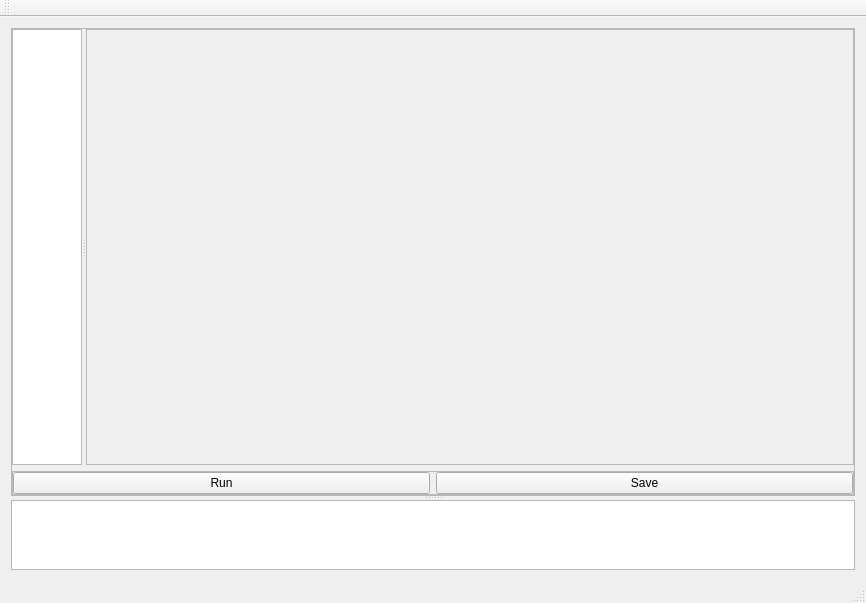
<?xml version="1.0" encoding="UTF-8"?>
<ui version="4.0">
 <class>MainWindow</class>
 <widget class="QMainWindow" name="MainWindow">
  <property name="geometry">
   <rect>
    <x>0</x>
    <y>0</y>
    <width>866</width>
    <height>603</height>
   </rect>
  </property>
  <property name="windowTitle">
   <string>FeCAD</string>
  </property>
  <widget class="QWidget" name="centralWidget">
   <layout class="QVBoxLayout" name="verticalLayout_2">
    <item>
     <layout class="QVBoxLayout" name="verticalLayout" stretch="0">
      <property name="sizeConstraint">
       <enum>QLayout::SizeConstraint::SetMinimumSize</enum>
      </property>
      <item>
       <widget class="QSplitter" name="splitter_2">
        <property name="orientation">
         <enum>Qt::Orientation::Vertical</enum>
        </property>
        <widget class="QFrame" name="frame">
         <property name="sizePolicy">
          <sizepolicy hsizetype="Expanding" vsizetype="Expanding">
           <horstretch>2</horstretch>
           <verstretch>10</verstretch>
          </sizepolicy>
         </property>
         <property name="autoFillBackground">
          <bool>false</bool>
         </property>
         <property name="frameShape">
          <enum>QFrame::Shape::NoFrame</enum>
         </property>
         <property name="frameShadow">
          <enum>QFrame::Shadow::Plain</enum>
         </property>
         <layout class="QHBoxLayout" name="horizontalLayout">
          <property name="leftMargin">
           <number>0</number>
          </property>
          <property name="topMargin">
           <number>0</number>
          </property>
          <property name="rightMargin">
           <number>0</number>
          </property>
          <property name="bottomMargin">
           <number>0</number>
          </property>
          <item>
           <widget class="QFrame" name="frame_2">
            <property name="frameShape">
             <enum>QFrame::Shape::StyledPanel</enum>
            </property>
            <property name="frameShadow">
             <enum>QFrame::Shadow::Raised</enum>
            </property>
            <layout class="QVBoxLayout" name="verticalLayout_3">
             <property name="leftMargin">
              <number>0</number>
             </property>
             <property name="topMargin">
              <number>0</number>
             </property>
             <property name="rightMargin">
              <number>0</number>
             </property>
             <property name="bottomMargin">
              <number>0</number>
             </property>
             <item>
              <widget class="QSplitter" name="splitter">
               <property name="sizePolicy">
                <sizepolicy hsizetype="Expanding" vsizetype="Expanding">
                 <horstretch>2</horstretch>
                 <verstretch>2</verstretch>
                </sizepolicy>
               </property>
               <property name="lineWidth">
                <number>0</number>
               </property>
               <property name="orientation">
                <enum>Qt::Orientation::Horizontal</enum>
               </property>
               <widget class="QPlainTextEdit" name="codeEditor">
                <property name="sizePolicy">
                 <sizepolicy hsizetype="Expanding" vsizetype="Expanding">
                  <horstretch>1</horstretch>
                  <verstretch>5</verstretch>
                 </sizepolicy>
                </property>
               </widget>
               <widget class="QFrame" name="viewerFrame">
                <property name="sizePolicy">
                 <sizepolicy hsizetype="Expanding" vsizetype="Expanding">
                  <horstretch>150</horstretch>
                  <verstretch>5</verstretch>
                 </sizepolicy>
                </property>
                <property name="frameShape">
                 <enum>QFrame::Shape::StyledPanel</enum>
                </property>
                <property name="frameShadow">
                 <enum>QFrame::Shadow::Raised</enum>
                </property>
               </widget>
              </widget>
             </item>
             <item>
              <widget class="QFrame" name="frame_3">
               <property name="frameShape">
                <enum>QFrame::Shape::StyledPanel</enum>
               </property>
               <property name="frameShadow">
                <enum>QFrame::Shadow::Raised</enum>
               </property>
               <layout class="QHBoxLayout" name="horizontalLayout_2">
                <property name="leftMargin">
                 <number>0</number>
                </property>
                <property name="topMargin">
                 <number>0</number>
                </property>
                <property name="rightMargin">
                 <number>0</number>
                </property>
                <property name="bottomMargin">
                 <number>0</number>
                </property>
                <item>
                 <widget class="QPushButton" name="runCodeButton">
                  <property name="text">
                   <string>Run</string>
                  </property>
                 </widget>
                </item>
                <item>
                 <widget class="QPushButton" name="saveButton">
                  <property name="text">
                   <string>Save</string>
                  </property>
                 </widget>
                </item>
               </layout>
              </widget>
             </item>
            </layout>
           </widget>
          </item>
         </layout>
        </widget>
        <widget class="QTextEdit" name="consoleLog">
         <property name="sizePolicy">
          <sizepolicy hsizetype="Expanding" vsizetype="Expanding">
           <horstretch>5</horstretch>
           <verstretch>1</verstretch>
          </sizepolicy>
         </property>
         <property name="html">
          <string>&lt;!DOCTYPE HTML PUBLIC &quot;-//W3C//DTD HTML 4.0//EN&quot; &quot;http://www.w3.org/TR/REC-html40/strict.dtd&quot;&gt;
&lt;html&gt;&lt;head&gt;&lt;meta name=&quot;qrichtext&quot; content=&quot;1&quot; /&gt;&lt;meta charset=&quot;utf-8&quot; /&gt;&lt;style type=&quot;text/css&quot;&gt;
p, li { white-space: pre-wrap; }
hr { height: 1px; border-width: 0; }
li.unchecked::marker { content: &quot;\2610&quot;; }
li.checked::marker { content: &quot;\2612&quot;; }
&lt;/style&gt;&lt;/head&gt;&lt;body style=&quot; font-family:'.AppleSystemUIFont'; font-size:13pt; font-weight:400; font-style:normal;&quot;&gt;
&lt;p style=&quot;-qt-paragraph-type:empty; margin-top:0px; margin-bottom:0px; margin-left:0px; margin-right:0px; -qt-block-indent:0; text-indent:0px;&quot;&gt;&lt;br /&gt;&lt;/p&gt;&lt;/body&gt;&lt;/html&gt;</string>
         </property>
        </widget>
       </widget>
      </item>
     </layout>
    </item>
   </layout>
  </widget>
  <widget class="QToolBar" name="mainToolBar">
   <attribute name="toolBarArea">
    <enum>TopToolBarArea</enum>
   </attribute>
   <attribute name="toolBarBreak">
    <bool>false</bool>
   </attribute>
  </widget>
  <widget class="QStatusBar" name="statusBar"/>
  <widget class="QMenuBar" name="menuBar">
   <property name="geometry">
    <rect>
     <x>0</x>
     <y>0</y>
     <width>866</width>
     <height>30</height>
    </rect>
   </property>
  </widget>
  <action name="actionTest_Bullet">
   <property name="text">
    <string>Start</string>
   </property>
  </action>
  <action name="actionStart">
   <property name="text">
    <string>Start</string>
   </property>
  </action>
 </widget>
 <layoutdefault spacing="6" margin="11"/>
 <resources/>
 <connections/>
</ui>
